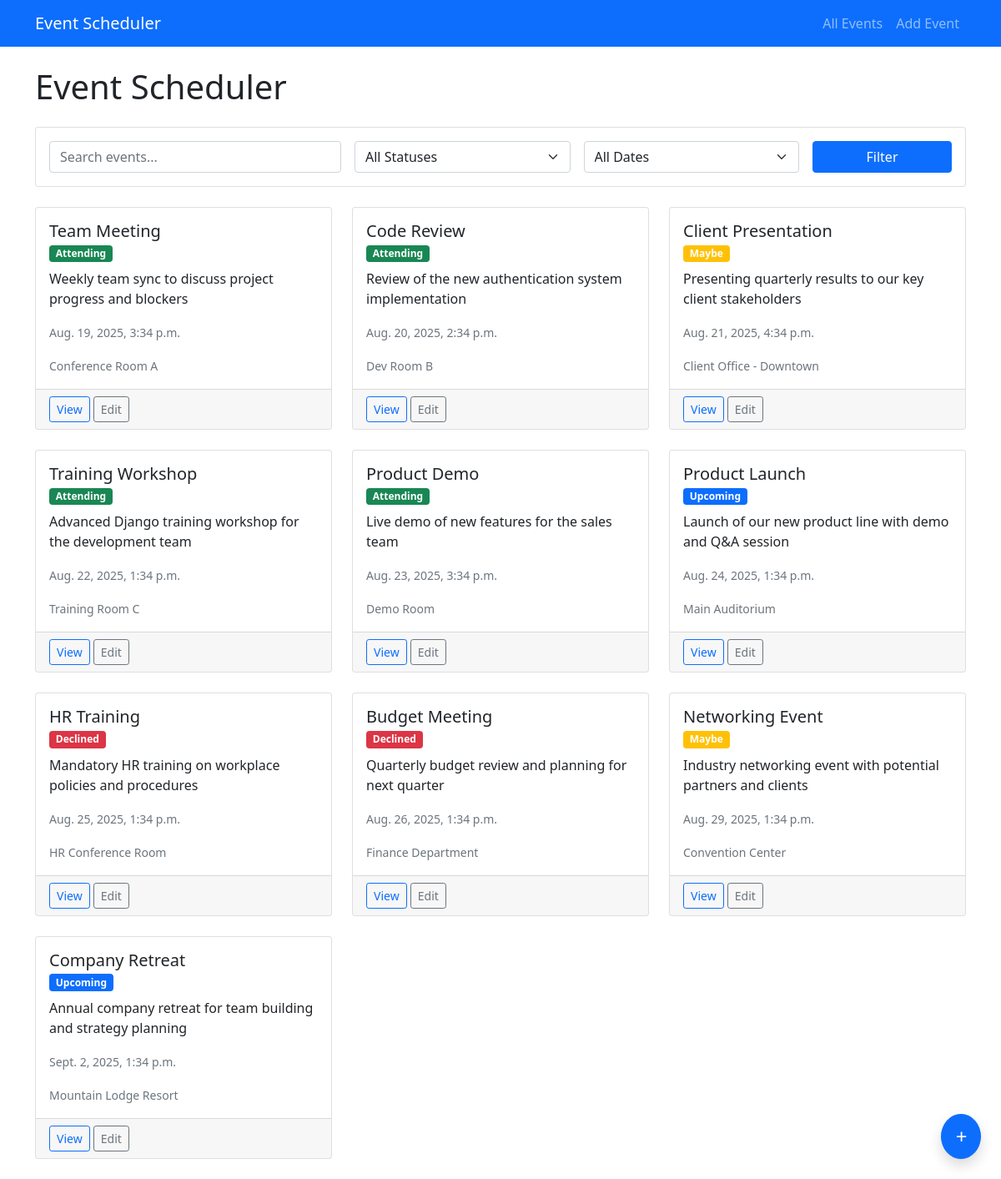
The app's page /, older data.
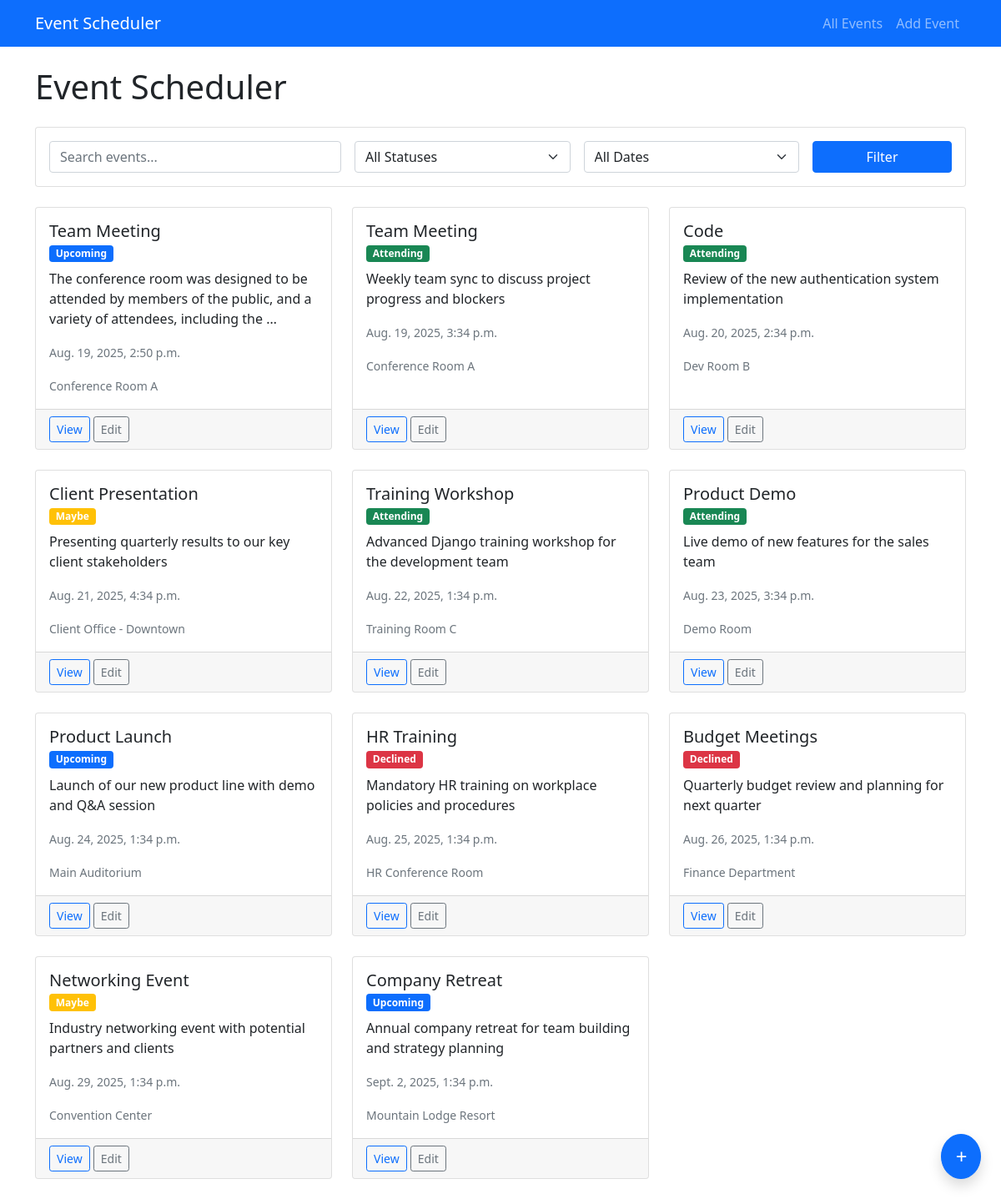
The same page, newer data.
### events/models.py (models this page shows, shortened)
class Event(models.Model):
    STATUS_CHOICES = [
        ('upcoming', 'Upcoming'),
        ('attending', 'Attending'),
        ('maybe', 'Maybe'),
        ('declined', 'Declined'),
    ]
    title = models.CharField(max_length=200)
    description = models.TextField(blank=True)
    date_time = models.DateTimeField()
    location = models.CharField(max_length=200)
    status = models.CharField(max_length=10, choices=STATUS_CHOICES, default='upcoming')
    created_at = models.DateTimeField(auto_now_add=True)
    updated_at = models.DateTimeField(auto_now=True)
    class Meta:
        ordering = ['date_time']

### events/views.py (the view, shortened to what this page needs)
# urls.py: path('', views.event_list, name='event_list'),
def event_list(request):
    query = request.GET.get('q')
    status_filter = request.GET.get('status')
    date_filter = request.GET.get('date')
    events = Event.objects.all()
    if query:
        events = events.filter(
            Q(title__icontains=query) |
            Q(description__icontains=query) |
            Q(location__icontains=query)
        )
    if status_filter:
        events = events.filter(status=status_filter)
    return render(request, 'events/event_list.html', {
        'events': events,
        'status_choices': Event.STATUS_CHOICES
    })

### events/templates/events/event_list.html (shortened to what this page needs)
{% extends 'base.html' %}
{% load crispy_forms_tags %}
{% block content %}
<div class="row">
    <div class="col-md-12">
        <h1 class="mb-4">Event Scheduler</h1>
        <div class="card mb-4">
            <div class="card-body">
                <form method="get" class="row g-3">
                    <div class="col-md-4">
                        <input type="text" name="q" class="form-control" placeholder="Search events..." value="{{ request.GET.q }}">
                    </div>
                    <div class="col-md-3">
                        <select name="status" class="form-select">
                            <option value="">All Statuses</option>
                        </select>
                    </div>
                    <div class="col-md-3">
                        <select name="date" class="form-select">
                            <option value="">All Dates</option>
                        </select>
                    </div>
                    <div class="col-md-2">
                        <button type="submit" class="btn btn-primary w-100">Filter</button>
                    </div>
                </form>
            </div>
        </div>
        <div class="row">
            {% for event in events %}
            <div class="col-md-6 col-lg-4 mb-4">
                <div class="card h-100">
                    <div class="card-body">
                        <h5 class="card-title">{{ event.title }}</h5>
                        <h6 class="card-subtitle mb-2 text-muted">
                            <span class="badge bg-{% if event.status == 'upcoming' %}primary{% elif event.status == 'attending' %}success{% elif event.status == 'maybe' %}warning{% else %}danger{% endif %}">
                                {{ event.get_status_display }}
                            </span>
                        </h6>
                        <p class="card-text">{{ event.description|truncatewords:20 }}</p>
                        <p class="card-text"><small class="text-muted">{{ event.date_time }}</small></p>
                        <p class="card-text"><small class="text-muted">{{ event.location }}</small></p>
                    </div>
                    <div class="card-footer">
                        <a href="{% url 'event_detail' event.pk %}" class="btn btn-sm btn-outline-primary">View</a>
                        <a href="{% url 'event_edit' event.pk %}" class="btn btn-sm btn-outline-secondary">Edit</a>
                    </div>
                </div>
            </div>
            {% empty %}
            <div class="col-12">
                <div class="alert alert-info">No events found.</div>
            </div>
            {% endfor %}
        </div>
        <div class="fixed-bottom text-end mb-4 me-4">
            <a href="{% url 'event_create' %}" class="btn btn-primary btn-lg rounded-circle shadow">
                <i class="fs-4">+</i>
            </a>
        </div>
    </div>
</div>
{% endblock %}

### events/templates/base.html (shortened to what this page needs)
<!DOCTYPE html>
<html lang="en">
<head>
    <link href="https://cdn.jsdelivr.net/npm/bootstrap@5.1.3/dist/css/bootstrap.min.css" rel="stylesheet">
</head>
<body>
    <nav class="navbar navbar-expand-lg navbar-dark bg-primary">
        <div class="container">
            <a class="navbar-brand" href="{% url 'event_list' %}">Event Scheduler</a>
            <div class="navbar-nav">
                <a class="nav-link" href="{% url 'event_list' %}">All Events</a>
                <a class="nav-link" href="{% url 'event_create' %}">Add Event</a>
            </div>
        </div>
    </nav>
    <div class="container mt-4">
        {% block content %}
        {% endblock %}
    </div>
</body>
</html>

Row changes from the older to the newer data that the page shows:
added Event: title "Team Meeting", status "Upcoming", description "The conference room was designed to be attended by members of the public, and a variety of attendees, including the …", date_time "Aug. 19, 2025, 2:50 p.m.", location "Conference Room A"
changed Event "Review of the new authentication system implementation": title "Code Review" → "Code"
changed Event "Quarterly budget review and planning for next quarter": title "Budget Meeting" → "Budget Meetings"
